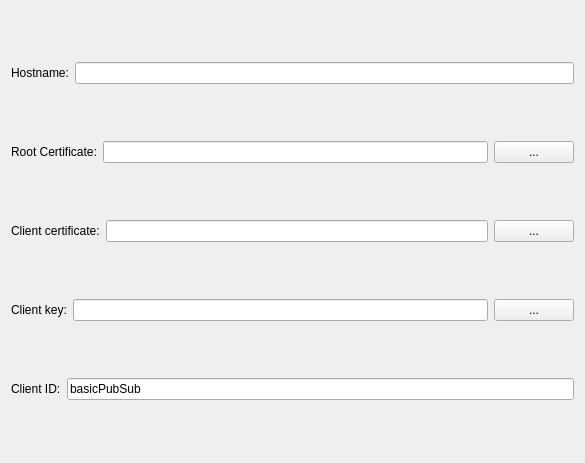
<?xml version="1.0" encoding="UTF-8"?>
<ui version="4.0">
 <class>AwsConfiguration</class>
 <widget class="QWidget" name="AwsConfiguration">
  <property name="geometry">
   <rect>
    <x>0</x>
    <y>0</y>
    <width>585</width>
    <height>463</height>
   </rect>
  </property>
  <property name="windowTitle">
   <string>dsf</string>
  </property>
  <layout class="QVBoxLayout" name="verticalLayout">
   <item>
    <layout class="QHBoxLayout" name="horizontalLayout_4">
     <item>
      <widget class="QLabel" name="label">
       <property name="text">
        <string>Hostname:</string>
       </property>
      </widget>
     </item>
     <item>
      <widget class="QLineEdit" name="hostEdit"/>
     </item>
    </layout>
   </item>
   <item>
    <layout class="QHBoxLayout" name="horizontalLayout_3">
     <item>
      <widget class="QLabel" name="label_2">
       <property name="text">
        <string>Root Certificate:</string>
       </property>
      </widget>
     </item>
     <item>
      <widget class="QLineEdit" name="rootCertEdit"/>
     </item>
     <item>
      <widget class="QPushButton" name="rootCertButton">
       <property name="text">
        <string>...</string>
       </property>
      </widget>
     </item>
    </layout>
   </item>
   <item>
    <layout class="QHBoxLayout" name="horizontalLayout_2">
     <item>
      <widget class="QLabel" name="label_3">
       <property name="text">
        <string>Client certificate:</string>
       </property>
      </widget>
     </item>
     <item>
      <widget class="QLineEdit" name="localCertEdit"/>
     </item>
     <item>
      <widget class="QPushButton" name="localCertButton">
       <property name="text">
        <string>...</string>
       </property>
      </widget>
     </item>
    </layout>
   </item>
   <item>
    <layout class="QHBoxLayout" name="horizontalLayout">
     <item>
      <widget class="QLabel" name="label_4">
       <property name="text">
        <string>Client key:</string>
       </property>
      </widget>
     </item>
     <item>
      <widget class="QLineEdit" name="localKey"/>
     </item>
     <item>
      <widget class="QPushButton" name="localKeyButton">
       <property name="text">
        <string>...</string>
       </property>
      </widget>
     </item>
    </layout>
   </item>
   <item>
    <layout class="QHBoxLayout" name="horizontalLayout_5">
     <item>
      <widget class="QLabel" name="label_5">
       <property name="text">
        <string>Client ID:</string>
       </property>
      </widget>
     </item>
     <item>
      <widget class="QLineEdit" name="clientEdit">
       <property name="text">
        <string>basicPubSub</string>
       </property>
      </widget>
     </item>
    </layout>
   </item>
  </layout>
 </widget>
 <resources/>
 <connections/>
</ui>
